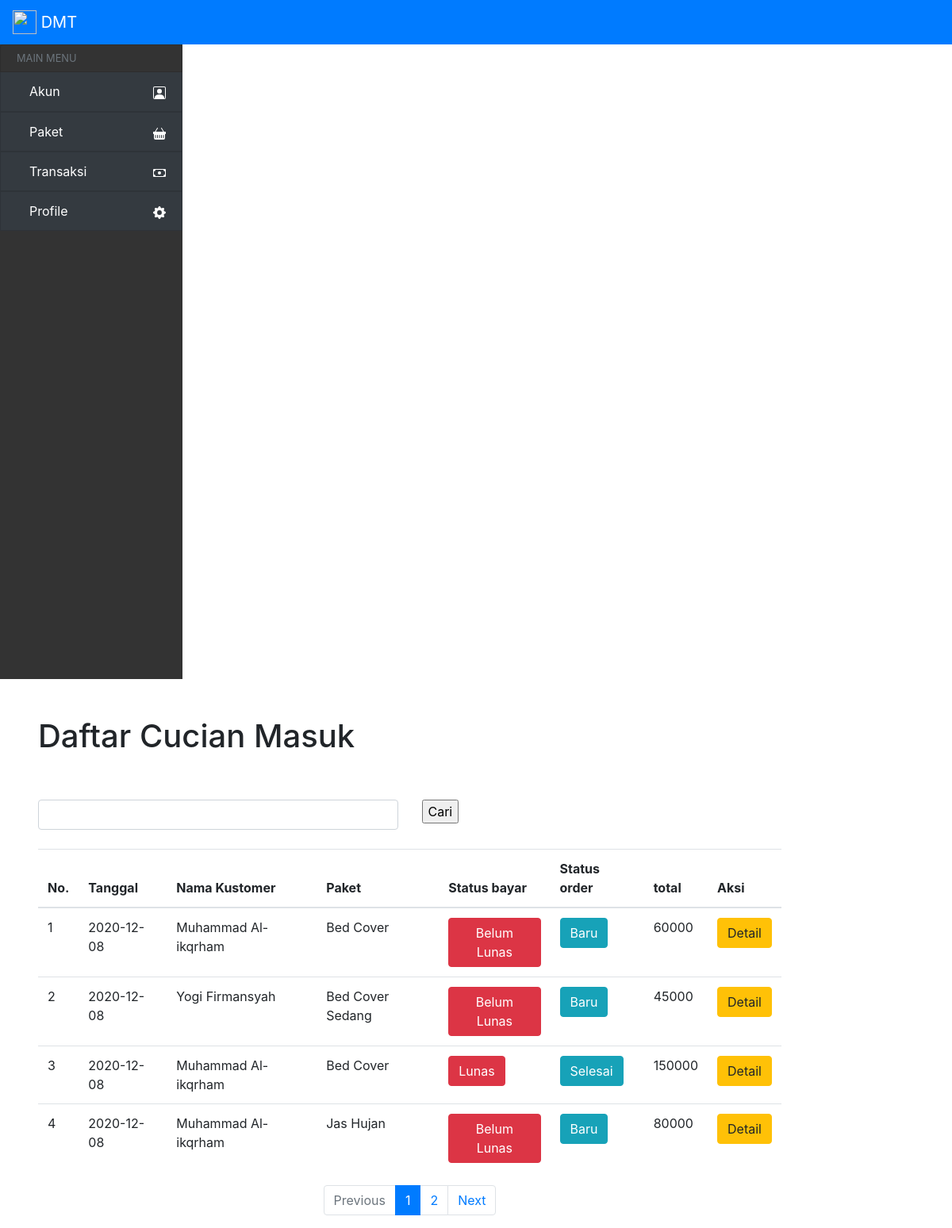
The app's page /admin/cm/v_cm.php with its own data.
### tables this page shows
CREATE TABLE `cucian_masuk` (
  `kode_cm` int(11) NOT NULL,
  `kode_konsumen` varchar(20) NOT NULL,
  `tanggal_cm` date NOT NULL,
  `status_order` varchar(3) NOT NULL,
  `tipe_pembayaran` varchar(3) NOT NULL,
  `status_pembayaran` varchar(3) NOT NULL,
  `time` time NOT NULL
);

CREATE TABLE `konsumen` (
  `kode_konsumen` varchar(20) NOT NULL,
  `nama` varchar(50) NOT NULL,
  `alamat` text NOT NULL,
  `no_telepon` varchar(15) NOT NULL,
  `email` varchar(200) NOT NULL,
  `password` varchar(200) NOT NULL
);

### admin/cm/v_cm.php (the view, shortened to what this page needs)
<?php session_start();
include('../../config/koneksi.php');?>
<?php include('../../layout/kepala.php');
?>
<div class="pl-5 col-10">
	<div class="enter-admin">
		<h1 class="pt-5 pb-5">Daftar Cucian Masuk</h1>
			<form action="POST" action="v_jenis.php">
				<div class="row">
					<div class="col">
						<input class="form-control" type="text" name="kata">
					</div>
					<div class="col">
						<input type="submit" clas name="cari" value="Cari">
					</div>
				</div>
			</form>
			<br>
		<table class="table">
			<thead>
				<tr>
					<th scope="col">No.</th>
					<th scope="col">Tanggal</th>
					<th scope="col">Nama Kustomer</th>
                    <th scope="col">Paket</th>
                    <th scope="col">Status bayar</th>
                    <th scope="col">Status order</th>
                    <th scope="col">total</th>
					<th scope="col">Aksi</th>
				</tr>
			</thead>
			<tbody>
<?php
	$sql1 = "SELECT cucian_masuk.tanggal_cm, cucian_masuk.status_pembayaran, konsumen.nama, paket.nama_jenis, cucian_masuk.status_order,transaksi.total
    FROM konsumen
    INNER JOIN cucian_masuk ON konsumen.kode_konsumen =cucian_masuk.kode_konsumen
    INNER JOIN transaksi ON cucian_masuk.kode_cm = transaksi.kode_cm
    INNER JOIN paket ON transaksi.kode_jenis = paket.kode_jenis
		 ORDER BY cucian_masuk.tanggal_cm";
	$hasil = mysqli_query($koneksi,$sql1);
	$jumlahDataPerHalaman = 5;
	$jumlahData = mysqli_num_rows($hasil);
	$jumlahHalaman = ceil($jumlahData/$jumlahDataPerHalaman);
	$halamanAktif = ( isset($_GET['page']) ) ? $_GET['page'] : 1;
	$awalData = ($jumlahDataPerHalaman * $halamanAktif) - $jumlahDataPerHalaman;
if (isset($_POST['cari']))
{
	$kata=$_POST['kata'];
    $sql="SELECT kode_jenis,nama_jenis,harga_jenis FROM paket WHERE satuan = 'kg' and nama like '%$kata%'OR harga  LIMIT $awalData,$jumlahDataPerHalaman";
}
else
	$sql="SELECT DISTINCT cucian_masuk.kode_cm,cucian_masuk.tanggal_cm, cucian_masuk.status_pembayaran, konsumen.nama, paket.nama_jenis, cucian_masuk.status_order,transaksi.total,cucian_masuk.kode_cm
    FROM konsumen
    INNER JOIN cucian_masuk ON konsumen.kode_konsumen =cucian_masuk.kode_konsumen
    INNER JOIN transaksi ON cucian_masuk.kode_cm = transaksi.kode_cm
    INNER JOIN paket ON transaksi.kode_jenis = paket.kode_jenis
		 GROUP BY cucian_masuk.kode_cm
		 ORDER BY cucian_masuk.tanggal_cm  DESC LIMIT $awalData,$jumlahDataPerHalaman" ;
$query=mysqli_query($koneksi,$sql);
$no=1;
while($baris=mysqli_fetch_array($query))
{
    if ($baris['status_pembayaran'] == 0) {
        $status_pembayaran = "Belum Lunas";
    }
    else if ($baris['status_pembayaran'] == 1) {
        $status_pembayaran = "Lunas";
    }
    if ($baris['status_order'] == 0) {
        $status_order = "Baru";
    }
    else if ($baris['status_order'] == 1) {
        $status_order = "Proses";
    }
    else if ($baris['status_order'] == 2) {
        $status_order = "Selesai";
    }
	$kode_cm = $baris['kode_cm'];
	$sqltotal = "SELECT SUM(total) as total FROM transaksi WHERE kode_cm = '$kode_cm'";
                    $hasilTotal = mysqli_query($koneksi,$sqltotal);
                    $total = mysqli_fetch_array($hasilTotal);
	?>
	<tr>
	<td><?=$no?></td>
	<td><?=$baris['tanggal_cm']?></td>
    <td><?=$baris['nama']?></td>
    <td><?=$baris['nama_jenis']?></td>
	<td><div class="btn btn-danger status-bayar" id="bayar<?= $no ?>"><?=$status_pembayaran?></div></td>
    <td><div class="btn btn-info"><?=$status_order?></td></div>
    <td><?=$total['total']?></td>
    <td>
		<a class='btn btn-warning tombol-detail' href='v_detail_cm.php?id=<?=$baris['kode_cm']?>'>Detail</a>
	</td>
		<?php
	$no++;
}
?>
<nav aria-label="Page navigation example">
  <ul class="pagination justify-content-center">
		<?php  if($halamanAktif > 1) : ?>
			<li class="page-item ">
	  		<a class="page-link" href="?page=<?=$halamanAktif - 1 ?>" tabindex="-1" aria-disabled="true">Previous</a>
		  <?php else : ?>
			<li class="page-item disabled">
			<a class="page-link" href="" tabindex="-1" aria-disabled="true">Previous</a>
		<?php endif;?>
	</li>
	<?php for ($i=1; $i <= $jumlahHalaman ; $i++) : ?>
		<?php if($i == $halamanAktif) : ?>
			<li class="page-item active" aria-current="page">
      			<a class="page-link" href="?page=<?=$i?>"><?= $i ?></a>
    		</li>
		<?php else : ?>
			<li class="page-item"><a class="page-link" href="?page=<?=$i?>"><?= $i;?></a></li>
		<?php endif;?>
	<?php endfor;?>
	<?php  if($halamanAktif < $jumlahHalaman ) : ?>
    <li class="page-item">
      <a class="page-link" href="?page=<?=$halamanAktif + 1 ?>">Next</a>
	</li>
	<?php else : ?>
    		<li class="page-item disabled">
      			<a class="page-link" href="#">Next</a>
			</li>
	<?php endif; ?>
  </ul>
</nav>
<?php include('../../layout/kaki.php') ?>

### records on screen
cucian_masuk: tanggal_cm "2020-12-08", kode_konsumen.nama "Muhammad Al-ikqrham", nama_jenis "Bed Cover", status_pembayaran "Belum Lunas", status_order "Baru", total "60000"
cucian_masuk: tanggal_cm "2020-12-08", kode_konsumen.nama "Yogi Firmansyah", nama_jenis "Bed Cover Sedang", status_pembayaran "Belum Lunas", status_order "Baru", total "45000"
cucian_masuk: tanggal_cm "2020-12-08", kode_konsumen.nama "Muhammad Al-ikqrham", nama_jenis "Bed Cover", status_pembayaran "Lunas", status_order "Selesai", total "150000"
cucian_masuk: tanggal_cm "2020-12-08", kode_konsumen.nama "Muhammad Al-ikqrham", nama_jenis "Jas Hujan", status_pembayaran "Belum Lunas", status_order "Baru", total "80000"
